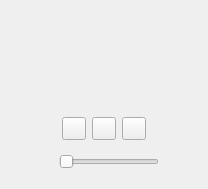
<?xml version="1.0" encoding="UTF-8"?>
<ui version="4.0">
 <class>FormNavigator</class>
 <widget class="QWidget" name="FormNavigator">
  <property name="geometry">
   <rect>
    <x>0</x>
    <y>0</y>
    <width>208</width>
    <height>189</height>
   </rect>
  </property>
  <property name="windowTitle">
   <string>Form</string>
  </property>
  <layout class="QVBoxLayout" name="verticalLayout">
   <item>
    <widget class="NavigatorView" name="m_pViewNavigator" native="true">
     <property name="minimumSize">
      <size>
       <width>100</width>
       <height>66</height>
      </size>
     </property>
    </widget>
   </item>
   <item>
    <layout class="QHBoxLayout" name="horizontalLayout">
     <item>
      <spacer name="horizontalSpacer_2">
       <property name="orientation">
        <enum>Qt::Orientation::Horizontal</enum>
       </property>
       <property name="sizeHint" stdset="0">
        <size>
         <width>20</width>
         <height>20</height>
        </size>
       </property>
      </spacer>
     </item>
     <item>
      <widget class="aLib::aWin::aToolButton" name="m_pZoomFit">
       <property name="text">
        <string/>
       </property>
       <property name="icon">
        <iconset resource="../Resource/Resource_Qt/photoLab.qrc">
         <normaloff>:/PhotoLab/magnifierFit.png</normaloff>:/PhotoLab/magnifierFit.png</iconset>
       </property>
      </widget>
     </item>
     <item>
      <widget class="aLib::aWin::aToolButton" name="m_pZoom100pcnt">
       <property name="text">
        <string/>
       </property>
       <property name="icon">
        <iconset resource="../Resource/Resource_Qt/photoLab.qrc">
         <normaloff>:/PhotoLab/magnifier1.png</normaloff>:/PhotoLab/magnifier1.png</iconset>
       </property>
      </widget>
     </item>
     <item>
      <widget class="aLib::aWin::aToolButton" name="m_pZoom200pcnt">
       <property name="text">
        <string/>
       </property>
       <property name="icon">
        <iconset resource="../Resource/Resource_Qt/photoLab.qrc">
         <normaloff>:/PhotoLab/magnifier2.png</normaloff>:/PhotoLab/magnifier2.png</iconset>
       </property>
      </widget>
     </item>
     <item>
      <spacer name="horizontalSpacer">
       <property name="orientation">
        <enum>Qt::Orientation::Horizontal</enum>
       </property>
       <property name="sizeHint" stdset="0">
        <size>
         <width>40</width>
         <height>20</height>
        </size>
       </property>
      </spacer>
     </item>
    </layout>
   </item>
   <item>
    <layout class="QHBoxLayout" name="horizontalLayout_2">
     <item>
      <spacer name="horizontalSpacer_3">
       <property name="orientation">
        <enum>Qt::Orientation::Horizontal</enum>
       </property>
       <property name="sizeHint" stdset="0">
        <size>
         <width>40</width>
         <height>20</height>
        </size>
       </property>
      </spacer>
     </item>
     <item>
      <widget class="QLabel" name="m_pZoomSliderMinIcon">
       <property name="sizePolicy">
        <sizepolicy hsizetype="Fixed" vsizetype="Fixed">
         <horstretch>0</horstretch>
         <verstretch>0</verstretch>
        </sizepolicy>
       </property>
       <property name="minimumSize">
        <size>
         <width>32</width>
         <height>32</height>
        </size>
       </property>
       <property name="maximumSize">
        <size>
         <width>32</width>
         <height>32</height>
        </size>
       </property>
       <property name="text">
        <string/>
       </property>
       <property name="pixmap">
        <pixmap resource="../Resource/Resource_Qt/photoLab.qrc">:/PhotoLab/size_small.png</pixmap>
       </property>
       <property name="scaledContents">
        <bool>true</bool>
       </property>
      </widget>
     </item>
     <item>
      <widget class="QSlider" name="m_pZoomSlider">
       <property name="enabled">
        <bool>true</bool>
       </property>
       <property name="minimumSize">
        <size>
         <width>100</width>
         <height>0</height>
        </size>
       </property>
       <property name="orientation">
        <enum>Qt::Orientation::Horizontal</enum>
       </property>
      </widget>
     </item>
     <item>
      <widget class="QLabel" name="m_pZoomSliderMaxIcon">
       <property name="sizePolicy">
        <sizepolicy hsizetype="Fixed" vsizetype="Fixed">
         <horstretch>0</horstretch>
         <verstretch>0</verstretch>
        </sizepolicy>
       </property>
       <property name="minimumSize">
        <size>
         <width>32</width>
         <height>32</height>
        </size>
       </property>
       <property name="maximumSize">
        <size>
         <width>32</width>
         <height>32</height>
        </size>
       </property>
       <property name="text">
        <string/>
       </property>
       <property name="pixmap">
        <pixmap resource="../Resource/Resource_Qt/photoLab.qrc">:/PhotoLab/size_big.png</pixmap>
       </property>
       <property name="scaledContents">
        <bool>true</bool>
       </property>
      </widget>
     </item>
     <item>
      <spacer name="horizontalSpacer_4">
       <property name="orientation">
        <enum>Qt::Orientation::Horizontal</enum>
       </property>
       <property name="sizeHint" stdset="0">
        <size>
         <width>20</width>
         <height>20</height>
        </size>
       </property>
      </spacer>
     </item>
    </layout>
   </item>
  </layout>
 </widget>
 <customwidgets>
  <customwidget>
   <class>NavigatorView</class>
   <extends>QWidget</extends>
   <header>navigatorView.h</header>
   <container>1</container>
  </customwidget>
  <customwidget>
   <class>aLib::aWin::aToolButton</class>
   <extends>QToolButton</extends>
   <header location="global">aToolButton.h</header>
  </customwidget>
 </customwidgets>
 <resources>
  <include location="../Resource/Resource_Qt/photoLab.qrc"/>
 </resources>
 <connections/>
</ui>
